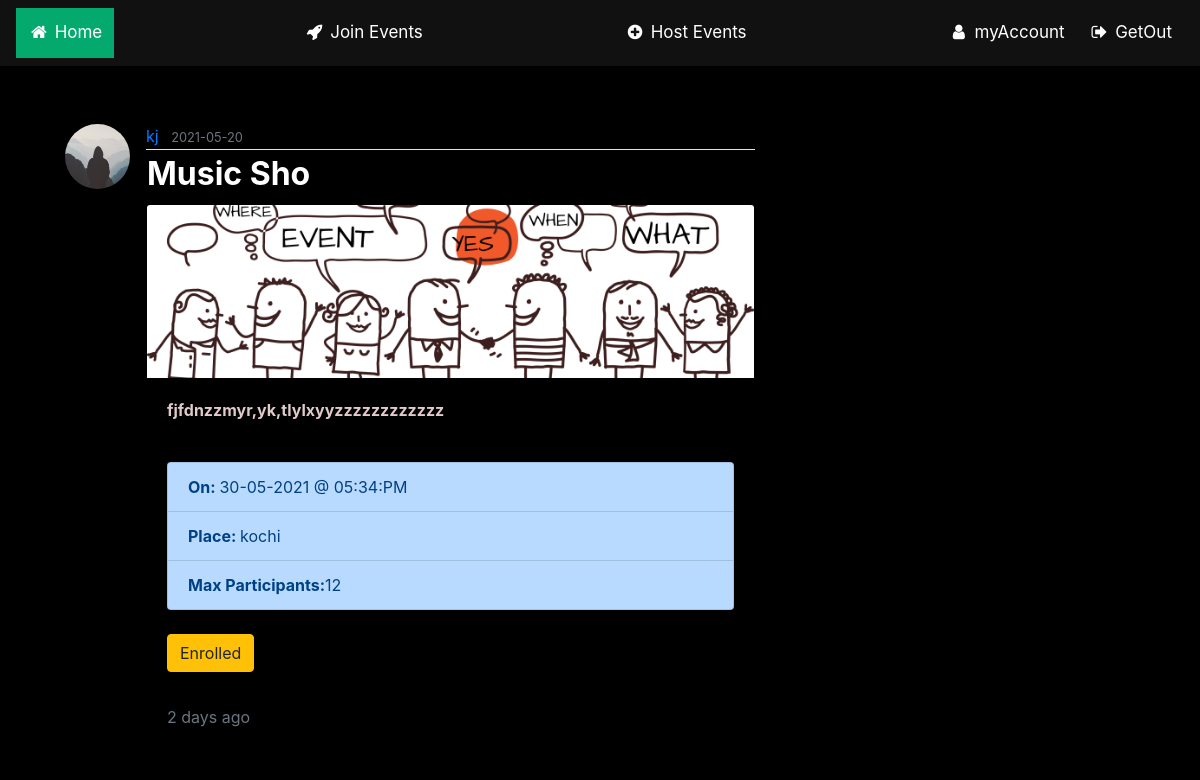
/events/1 (signed in), run on the app's committed database.
### eventPlanr/models.py (models this page shows, shortened)
class User(db.Model,UserMixin):
    id = db.Column(db.Integer, primary_key=True)
    name = db.Column(db.String(20), nullable=False)
    email = db.Column(db.String(120), unique=True, nullable=False)
    image_file = db.Column(db.String(20), nullable=False, default='default.jpg')
    password = db.Column(db.String(60), nullable=False)
    posts = db.relationship('Event', backref='author', lazy=True)
    JoinedEvent = db.relationship('Event', secondary=JoinedUserEvent, backref='participants', lazy=True)

class Event(db.Model):
    id = db.Column(db.Integer, primary_key=True)
    title = db.Column(db.String(100), unique=True,nullable=False)
    description = db.Column(db.Text, nullable=False)
    dateTime = db.Column(db.DateTime, nullable=False)
    banner_file=db.Column(db.String(50), nullable=False, default='default.jpg')
    maxJoin=db.Column(db.Integer,default=100)
    location=db.Column(db.String(100),nullable=False)
    date_posted = db.Column(db.DateTime, nullable=False, default=datetime.utcnow)
    user_id = db.Column(db.Integer, db.ForeignKey('user.id'), nullable=False)

### eventPlanr/routes.py (the view)
@app.route('/events/<int:event_id>')
def event(event_id):
    event=Event.query.get_or_404(event_id)
    enroll=['Enroll','Enroll in this Event?','Enroll Now','primary',0]
    if event in current_user.JoinedEvent:
        enroll=['Enrolled','UnEnroll from this Event?','UnEnroll','warning',1]
    return render_template('EVENT.html',title=event.title,event=event,enrollVal=enroll)

### eventPlanr/models.py (called while the page is built)
@login_manager.user_loader
def log_user(user_id):
    return User.query.get(int(user_id))

### eventPlanr/templates/EVENT.html (shortened to what this page needs)
{% extends "layout_login.html" %}
{% block head %}
<link rel="stylesheet" href="https://maxcdn.bootstrapcdn.com/bootstrap/4.0.0/css/bootstrap.min.css">
 {% endblock %}
{% block content %}
<br><br>
 <main role="main" class="container">
      <div class="row">
        <div class="col-md-8">
  <article class="media content-section">
    <img class="rounded-circle article-img" src="{{ url_for('static', filename='profile_pics/' + event.author.image_file) }}">
    <div class="media-body">
      <div class="article-metadata">
        <a class="mr-2" href="#">{{ event.author.name }}</a>
        <small class="text-muted">{{ event.date_posted.strftime('%Y-%m-%d') }}</small>
      </div>
<div class="card" style="width: 100%;background-color:black">
<h2 class="card-title" ><strong>{{event.title}}</strong></h2>
  <img class="card-img-top" src="{{ url_for('static', filename='event_banner/' + event.banner_file) }}" alt="Card image cap">
  <div class="card-body">
    <p class="card-text"><strong>{{event.description}}</strong></p>
    <br>
    <ul class="list-group">
            <li class="list-group-item list-group-item-primary"><strong>On: </strong>{{ event.dateTime.strftime("%d-%m-%Y @ %I:%M:%p")}}</li>
                <li class="list-group-item list-group-item-primary"><strong>Place: </strong>{{event.location}}</li>
                <li class="list-group-item list-group-item-primary"><strong>Max Participants:</strong>{{event.maxJoin}}</li>
              </ul>
              <br>
    <button type="button" class="btn btn-{{enrollVal[3]}}" data-toggle="modal" data-target="#joinModal">{{enrollVal[0]}}</button>
  </div>
    <div class="card-footer text-muted">
    2 days ago
  </div>
</div>
    </div>
  </article>
          </div>
      </div>
    </main>
{% endblock content %}

### eventPlanr/templates/EVENT.html (style rules this page uses)
body { background-color: #000000; color: #ffffff; }
h1, h2, h3, h4, h5, h6 { color: #ffffff; }
p { color: #e0caca; }
.content-section { background: #000000; padding: 10px 20px; border-radius: 3px; margin-bottom: 20px; }
.article-img { height: 65px; width: 65px; margin-right: 16px; }
.article-metadata { padding-bottom: 1px; margin-bottom: 4px; border-bottom: 1px solid #e3e3e3 }

### data on the page
User: image_file (placeholder picture), author.name "kj"
Event: date_posted "2021-05-20", title "Music Sho", banner_file (picture), description "fjfdnzzmyr,yk,tlylxyyzzzzzzzzzzzz", dateTime "30-05-2021 @ 05:34:PM", location "kochi", maxJoin "12"

### other printed values
{{ enrollVal[0] }} "Enrolled"
